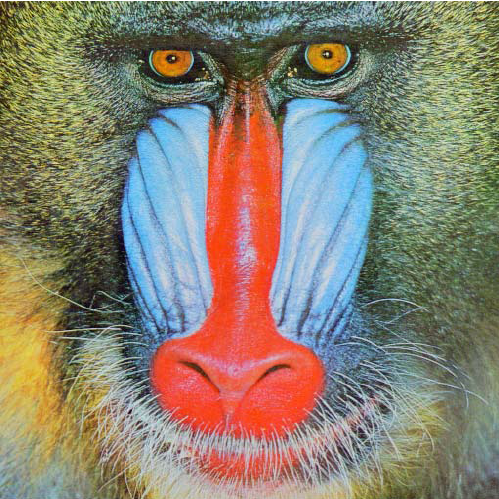
#> input picture 2026-10-01-casual-physics-diffuse-light/baboon.png, 499 x 499 px
$ python simulate-diffuse-light.py
#> lines starting #> are read from the running program, lines starting #| are printed output that depends on the picture
import numpy as np
import matplotlib
matplotlib.use("Agg")
import matplotlib.pyplot as plt
from scipy.ndimage import gaussian_filter, zoom
from pathlib import Path

SCRIPT_DIR = Path(__file__).resolve().parent
OUTDIR = SCRIPT_DIR / "outputs"
OUTDIR.mkdir(exist_ok=True)

# Parámetros
N = 1024
sigma_phase = 8
wavelengths = {
    "R": 650e-9,
    "G": 550e-9,
    "B": 450e-9
}

gamma = 0.35 # para visualización

def save_image(img, fname, title):
    plt.figure(figsize=(6,6))
    plt.imshow(img**gamma)
    plt.axis("off")
    plt.title(title)
    plt.savefig(fname, dpi=300, bbox_inches="tight")
    plt.close()

# 1) Referencia: SIN pantalla aleatoria (para delta)
reference = np.zeros((N, N, 3))
delta = np.zeros((N, N))
delta[N//2, N//2] = 1.0  # fuente puntual ideal

for i in range(3):
    fft = np.fft.fftshift(np.fft.fft2(delta))
    reference[..., i] = np.abs(fft)**2

reference /= reference.max()
save_image(reference, OUTDIR / "reference.png", "Referencia (sin pantalla)")

# 2) Cargar una imagen real (en RGB)
img_path = SCRIPT_DIR / "baboon.png"
img = plt.imread(img_path)
#> img is the input picture: shape (499, 499, 3) float32; mean R, G, B 0.538, 0.507, 0.443

# Verificar que la imagen esté en formato RGB (si es a color)
if img.ndim == 3: # Si la imagen es RGB
    img_rgb = img
else:
    raise ValueError("La imagen debe ser RGB")

# Asegurarse de que la imagen esté dentro del rango [0, 1]
img_rgb = np.clip(img_rgb, 0, 1)

# Redimensionar la imagen a tamaño N x N
img_resized = zoom(img_rgb, (N/img_rgb.shape[0], N/img_rgb.shape[1], 1), order=1)
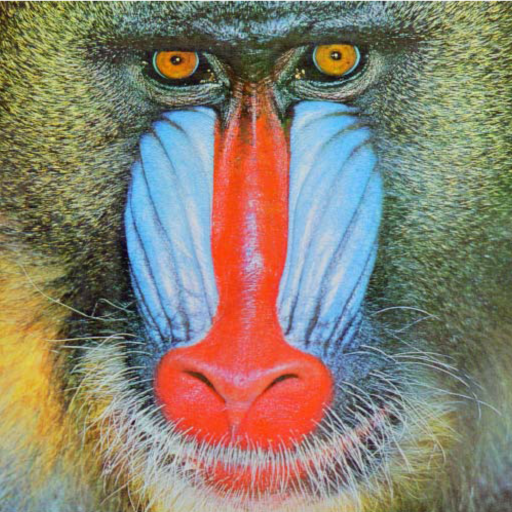
#> img_resized: shape (1024, 1024, 3) float32 (shown at 1/2 size); mean R, G, B 0.538, 0.506, 0.443

# 3) Crear la referencia con la fase aleatoria (sin efecto de pantalla aún)
reference_with_screen = np.zeros((N, N, 3))

# Generar una fase aleatoria para la "pantalla"
np.random.seed(0)
phase = gaussian_filter(np.random.randn(N, N), sigma=sigma_phase)
phase = 2*np.pi * phase / np.std(phase)

for i, lam in enumerate(wavelengths.values()):
    field = np.exp(1j * phase)
    fft = np.fft.fftshift(np.fft.fft2(field))
    intensity = np.abs(fft)**2

    # ESCALADO CON λ (esto da el color)
    scale = lam / wavelengths["G"]
    resized = zoom(intensity, scale, order=1)

    # recorte o padding al tamaño original
    s = resized.shape[0]
    if s > N:
        d = (s - N)//2
        resized = resized[d:d+N, d:d+N]
    else:
        pad = (N - s)//2
        resized = np.pad(resized, ((pad, N-s-pad), (pad, N-s-pad)))
    reference_with_screen[..., i] = resized

reference_with_screen /= reference_with_screen.max()
save_image(reference_with_screen, OUTDIR / "reference_with_screen.png", "Referencia con Pantalla Aleatoria")
#> call 2 of save_image, with title = 'Referencia con Pantalla Aleatoria'
#> in save_image (call 2), `plt.savefig(fname, dpi=300, bbox_inches="tight")`:
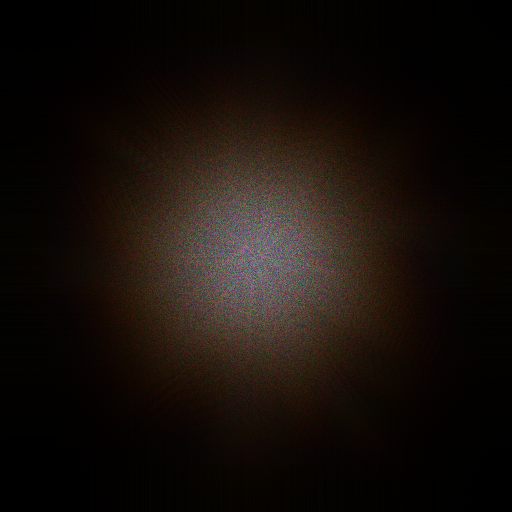
#> shown: shape (1024, 1024, 3) float64 (shown at 1/2 size); mean R, G, B 0.0889, 0.062, 0.0442

# 4) Varias pantallas aleatorias
for k, seed in enumerate([1, 5, 20], start=1):
    np.random.seed(seed)
    phase = gaussian_filter(np.random.randn(N, N), sigma=sigma_phase)
    phase = 2*np.pi * phase / np.std(phase)

    rgb = np.zeros((N, N, 3))

    for i, lam in enumerate(wavelengths.values()):

        field = np.exp(1j * phase)
        fft = np.fft.fftshift(np.fft.fft2(field))
        intensity = np.abs(fft)**2

        # ESCALADO CON λ (esto da el color)
        scale = lam / wavelengths["G"]
        resized = zoom(intensity, scale, order=1)

        # recorte o padding al tamaño original
        s = resized.shape[0]
        if s > N:
            d = (s - N)//2
            resized = resized[d:d+N, d:d+N]
        else:
            pad = (N - s)//2
            resized = np.pad(resized, ((pad, N-s-pad), (pad, N-s-pad)))
        rgb[..., i] = resized

    rgb /= rgb.max()
    save_image(rgb, OUTDIR / f"screen_{k:02d}.png", f"Pantalla aleatoria #{k}")

# 5) Aplicar la pantalla aleatoria a la imagen RGB (nuevo)
# Aplicar la distorsión de la pantalla a la imagen RGB
fft_img = np.fft.fftshift(np.fft.fft2(img_resized))

# Expandir la fase aleatoria para que tenga 3 canales (RGB)
field_expanded = np.stack([field] * 3, axis=-1)  # (1024, 1024, 3)

# Multiplicar la imagen en Fourier por la fase expandida
fft_img_distorted = fft_img * field_expanded  # Ahora los tamaños coinciden

# Realizar la transformada inversa para obtener la imagen distorsionada en el espacio real
img_distorted = np.abs(np.fft.ifft2(np.fft.ifftshift(fft_img_distorted)))**2
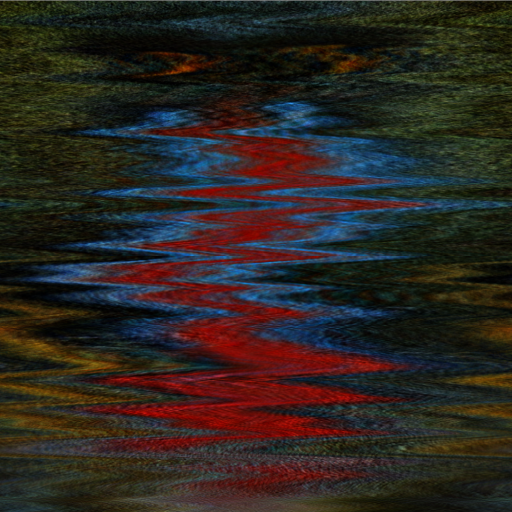
#> img_distorted: shape (1024, 1024, 3) float64 (shown at 1/2 size); mean of channels 0, 1, 2 0.334, 0.286, 0.25; drawn with min black and max white

# Guardar y mostrar la imagen original y la distorsionada
save_image(img_resized, OUTDIR / "original_image.png", "Imagen Original")
#> in save_image (call 6), `plt.savefig(fname, dpi=300, bbox_inches="tight")`:
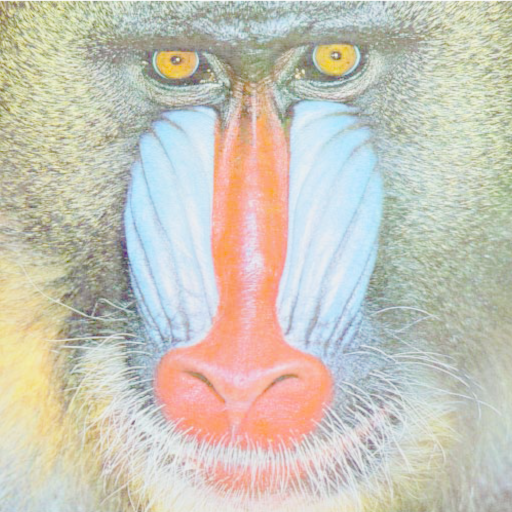
#> shown: shape (1024, 1024, 3) float32 (shown at 1/2 size); mean R, G, B 0.79, 0.776, 0.727
save_image(img_distorted, OUTDIR / "distorted_image.png", "Imagen Distorsionada")
#> in save_image (call 7), `plt.savefig(fname, dpi=300, bbox_inches="tight")`:
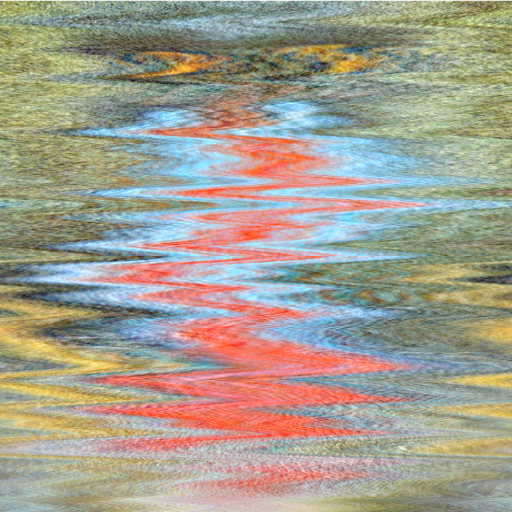
#> shown: shape (1024, 1024, 3) float64 (shown at 1/2 size); mean R, G, B 0.645, 0.622, 0.565

print("Imágenes guardadas en:", OUTDIR)
